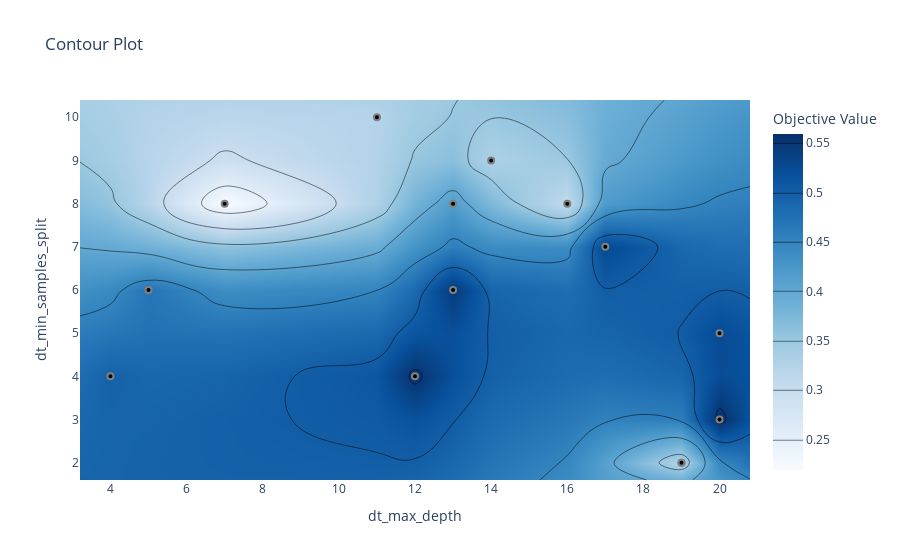

The notebook cell this image was saved under:
### Code cell
params=trial.params
clf_str=params.pop("classifier", None)

optuna.visualization.plot_contour(study,params.keys())

### Figure 1 — Plotly figure (JSON) as saved in the notebook; plotly's stock layout.template omitted (floating-point values rounded to 4 significant figures; data arrays with more than 128 entries replaced by an {"elided": "..."} marker saying what was removed)
{"data": [{"colorbar": {"title": {"text": "Objective Value"}}, "colorscale": [[0, "rgb(247,251,255)"], [0.125, "rgb(222,235,247)"], [0.25, "rgb(198,219,239)"], [0.375, "rgb(158,202,225)"], [0.5, "rgb(107,174,214)"], [0.625, "rgb(66,146,198)"], [0.75, "rgb(33,113,181)"], [0.875, "rgb(8,81,156)"], [1, "rgb(8,48,107)"]], "connectgaps": true, "contours": {"coloring": "heatmap"}, "hoverinfo": "none", "line": {"smoothing": 1.3}, "reversescale": false, "type": "contour", "x": [3.2, 4, 5, 7, 11, 12, 13, 14, 16, 17, 19, 20, 20.8], "y": [1.6, 2, 3, 4, 5, 6, 7, 8, 9, 10, 10.4], "z": {"elided": "11x13 float values"}}, {"marker": {"color": "black", "line": {"color": "Gray", "width": 2}}, "mode": "markers", "name": "Feasible Trial", "showlegend": false, "type": "scatter", "x": [19, 11, 7, 16, 13, 5, 12, 17, 20, 14, 19, 13, 20, 4], "y": [2, 10, 8, 8, 8, 6, 4, 7, 5, 9, 2, 6, 3, 4]}, {"marker": {"color": "#cccccc", "line": {"color": "Gray", "width": 2}}, "mode": "markers", "name": "Infeasible Trial", "showlegend": false, "type": "scatter", "x": [], "y": []}], "layout": {"title": {"text": "Contour Plot"}, "xaxis": {"range": [3.2, 20.8], "title": {"text": "dt_max_depth"}}, "yaxis": {"range": [1.6, 10.4], "title": {"text": "dt_min_samples_split"}}}}
